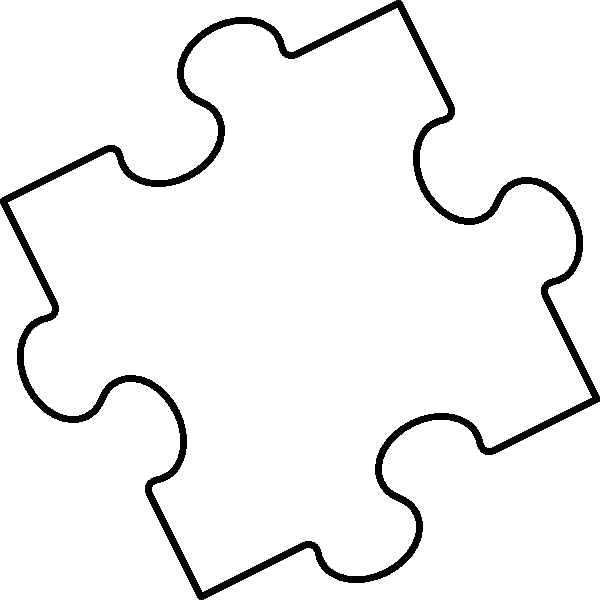
#> input picture images/single-piece-edge-test.png, 600 x 600 px
$ python corner-detect.py
#> lines starting #> are read from the running program, lines starting #| are printed output that depends on the picture; after the words box and inside, x2 and y2 are one past the last pixel; in counts of white or black regions, pixels touching at a corner belong together
import cv2
import numpy as np

filename = '../images/single-piece-edge-test.png'

img = cv2.imread(filename)
#> img is the input picture: shape (600, 600, 3); 95.1% white; 1 black region, box (x1, y1, x2, y2) and area: (0, 0, 600, 600) 17594
gray = cv2.cvtColor(img,cv2.COLOR_BGR2GRAY)

gray = np.float32(gray)
dst = cv2.cornerHarris(gray,2,3,0.04)
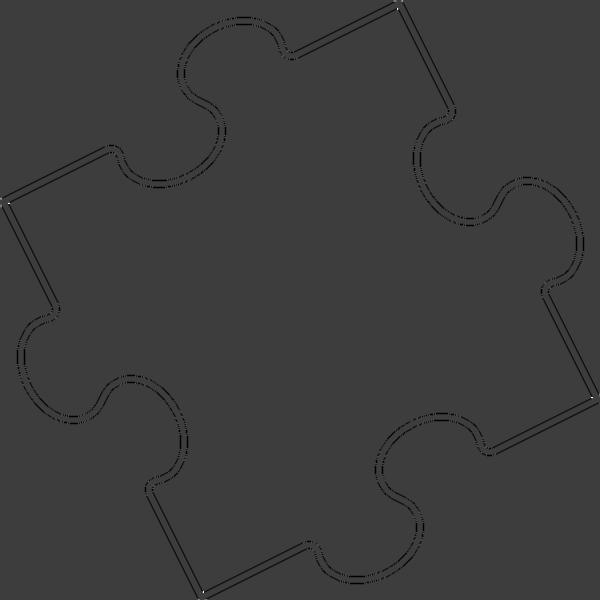
#> dst: shape (600, 600) float32; min -169130016, max 528531360, mean -2020134.6; drawn with min black and max white

#result is dilated for marking the corners, not important
dst = cv2.dilate(dst,None)
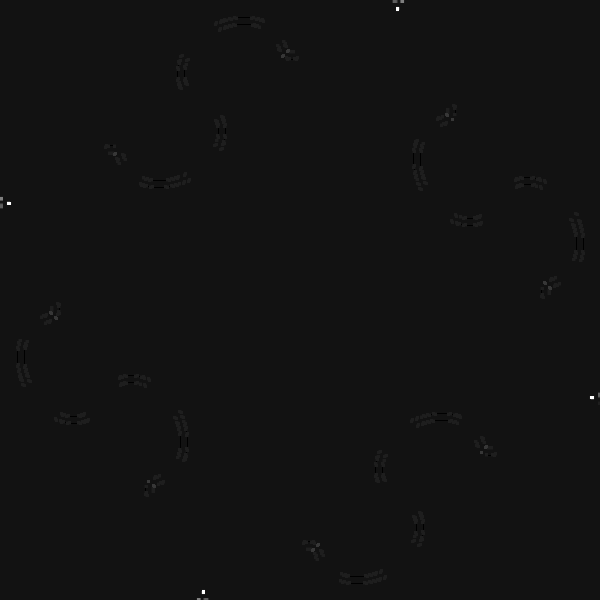
#> dst: shape (600, 600) float32; min -42282504, max 528531360, mean 455487.1; drawn with min black and max white

# Threshold for an optimal value, it may vary depending on the image.
img[dst>0.01*dst.max()]=[0,0,255]
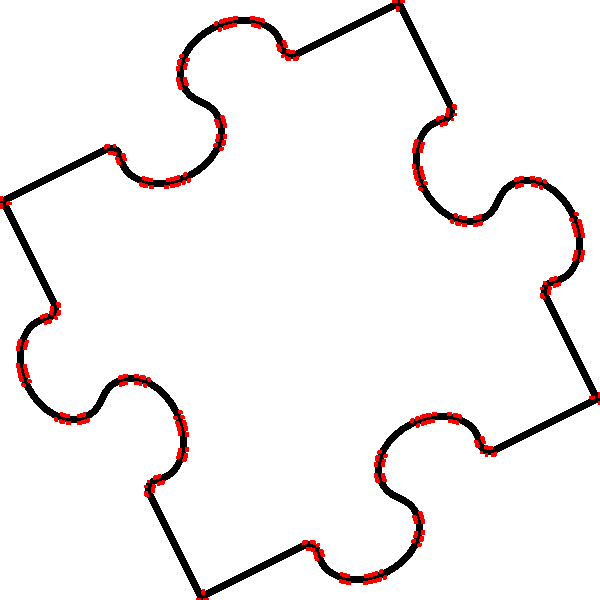
#> img: shape (600, 600, 3); 1.48% of pixels changed, all inside (x1, y1, x2, y2) = (0, 0, 600, 600)

cv2.imshow('dst',img)
if cv2.waitKey(0) & 0xff == 27:
#> (key Esc is pressed here)
    cv2.destroyAllWindows()
